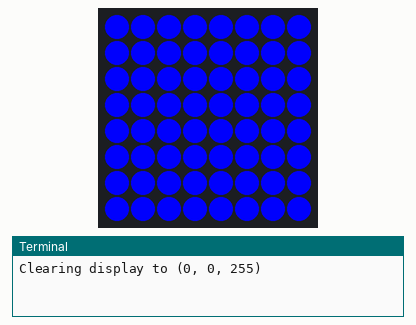
Bench run of a program on a simulated Raspberry Pi (BCM pin numbers) with a Sense HAT. Parts: the Sense HAT's 8×8 RGB LED matrix, the last lines printed to the terminal. Dim RGB values are drawn brighter than linear; random numbers come from a fixed seed. At 5.0 s the program stops and its outputs stay as they are.

Above: at 0.1 s.
At 0.6 s:
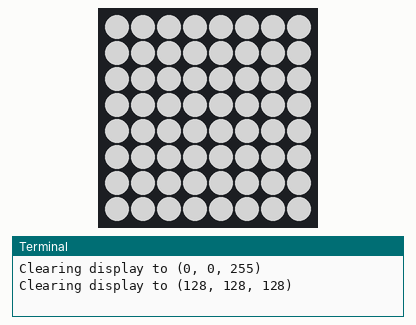
At 1.1 s:
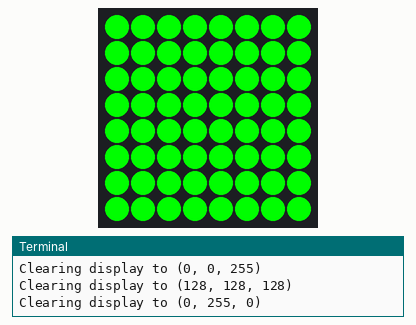
At 2.6 s:
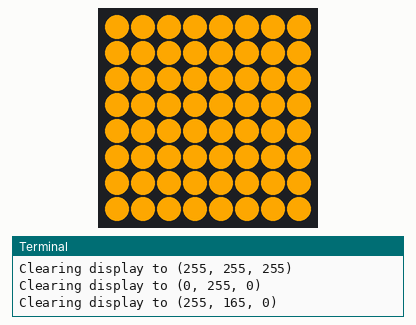
At 4.1 s:
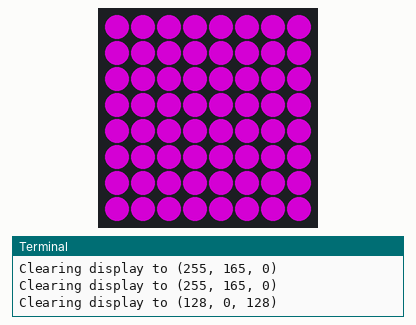

Measured:
- what the display in image 1 shows lasts 0.5 s, from 0.5 s to 1.0 s
- what the display in image 3 shows lasts 1.5 s, from 2.5 s to 4.0 s

The program:

6.clear.py
```python
from sense_hat import SenseHat
from colors import Colors
import time

sense = SenseHat()
c = Colors()

i = 0
while i < 10:
    hue = c.random_rgb()
    print(f"Clearing display to {hue}")
    sense.clear(hue)
    i += 1
    time.sleep(0.5)
```

colors.py
```python
import random

class Colors:
    # A dictionary to store some common colors with their RGB values
    colors = {
        'red': (255, 0, 0),
        'green': (0, 255, 0),
        'blue': (0, 0, 255),
        'black': (0, 0, 0),
        'white': (255, 255, 255),
        'yellow': (255, 255, 0),
        'purple': (128, 0, 128),
        'orange': (255, 165, 0),
        'pink': (255, 192, 203),
        'gray': (128, 128, 128)
    }

    def __init__(self):
        pass

    def get_rgb(self, color_name):
        """Returns the RGB value of the given color name."""
        color_name = color_name.lower()
        if color_name in self.colors:
            return self.colors[color_name]
        else:
            raise ValueError(f"Color '{color_name}' not found. Please use a valid color name.")


    def random_rgb(self):
        return random.choice(list(self.colors.values()))
```
